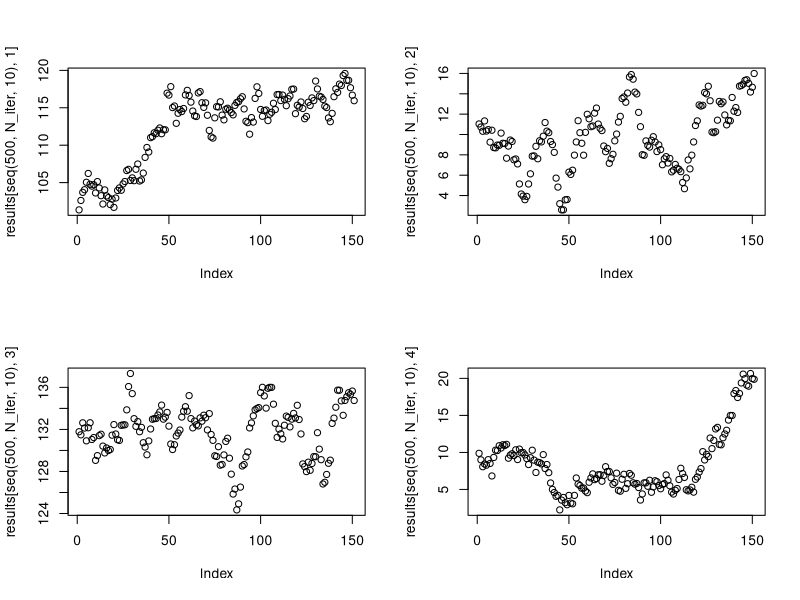
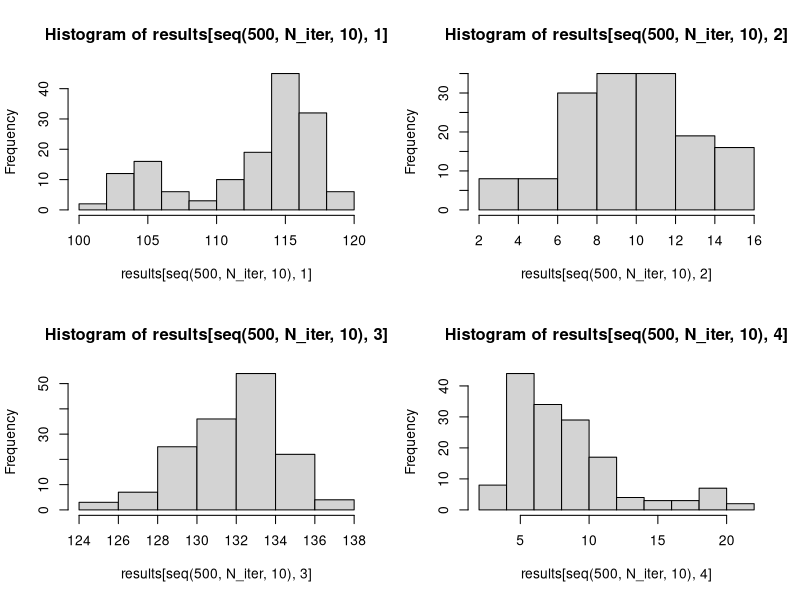
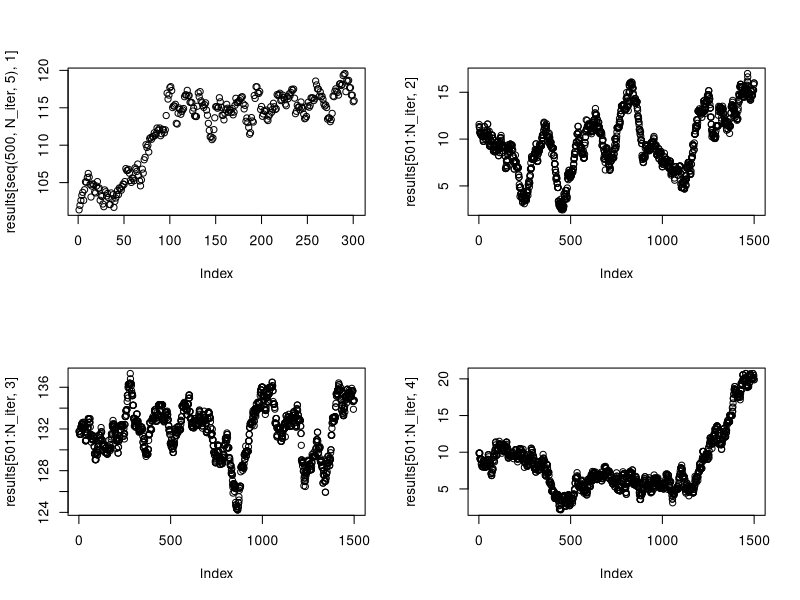
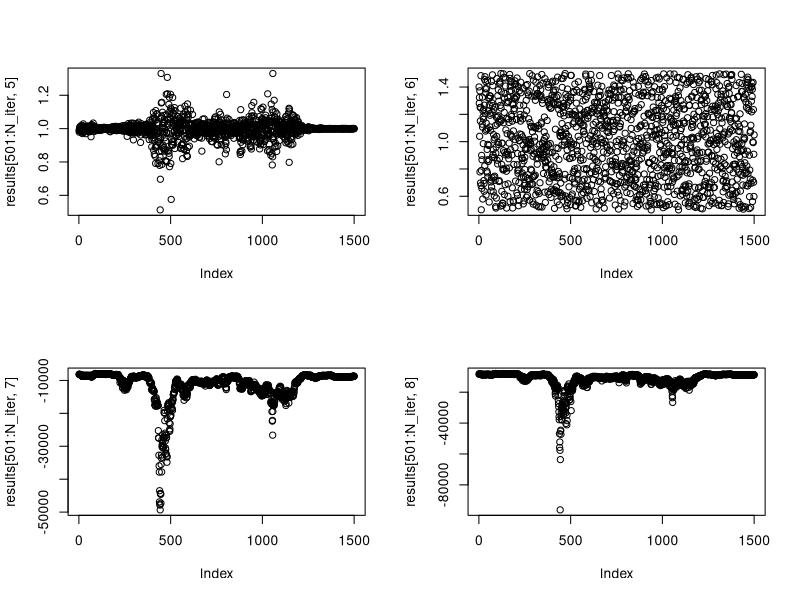

Write R code to recreate these figures, in order. (Note: this script raises an error after producing the figures.)
library(tidyverse)
library(ggplot2)

N_01   <- 1000
mu_01  <- 100
sig_01 <- 10

N_02   <- 1000
mu_02  <- 120
sig_02 <- 10

set.seed(123)
Pop_01 <- rnorm(N_01, mu_01, sig_01)
Pop_02 <- rnorm(N_02, mu_02, sig_02)

Dat_Sample <- Pop_01 %>%
   as_data_frame() %>%
   mutate("Group" = "01") %>%
   bind_rows(as_data_frame(Pop_02) %>% mutate("Group" = "02"))

# ggplot(Dat_Sample, aes(value, fill = Group)) +
#    geom_histogram(alpha = 0.5, position = "identity") +
#    # facet_wrap(~ Group, ncol = 1) +
#    theme_bw()

likelihood <- function(pars) {
   mu_01  <- pars[1]
   sig_01 <- pars[2]
   mu_02  <- pars[3]
   sig_02 <- pars[4]
   sum(
      log(dnorm(Pop_01, mu_01, sig_01)),
      log(dnorm(Pop_02, mu_02, sig_02))
   )
   # prod(
   #    dnorm(Pop_01, mu_01, sig_01),
   #    dnorm(Pop_02, mu_02, sig_02)
   # )
}


pars <- c(100, 10, 100, 20)
optim(par = optim(par = pars, fn = likelihood, control=list(fnscale = -1))$par,
      fn = likelihood, control=list(fnscale = -1))

prior <- function(pars) {
   mu_01  <- pars[1]
   sig_01 <- pars[2]
   mu_02  <- pars[3]
   sig_02 <- pars[4]
   sum(
      log(dunif(mu_01, -10000, 10000)),
      log(dunif(mu_02, -10000, 10000)),
      log(dunif(sig_01, -10000, 10000)),
      log(dunif(sig_02, -10000, 10000))
   )
   # sum(
   #    log(dnorm(mu_01, mean(Dat_Sample$value), 1000 * sd(Dat_Sample$value))),
   #    log(dnorm(mu_02, mean(Dat_Sample$value), 1000 * sd(Dat_Sample$value))),
   #    log(dexp(sig_01, rate = 0.1)),
   #    log(dexp(sig_02, rate = 0.1))
   # )
   # sum(
   #    log(dnorm(mu_01, mean(Dat_Sample$value), 1000 * sd(Dat_Sample$value))),
   #    log(dnorm(mu_02, mean(Dat_Sample$value), 1000 * sd(Dat_Sample$value))),
   #    log(dinvgamma(sig_01^2, 10)),
   #    log(dinvgamma(sig_02^2, 10))
   # )
   # prod(
   #    dnorm(mu_01, mean(Dat_Sample$value), 1000 * sd(Dat_Sample$value)),
   #    dnorm(mu_02, mean(Dat_Sample$value), 1000 * sd(Dat_Sample$value)),
   #    dexp(sig_01, rate = 0.1),
   #    dexp(sig_02, rate = 0.1)
   # )
   # dinvgamma(sig_01^2, 10, 1) *
      # dinvgamma(sig_02^2, 10, 1)
      # log(dunif(sig_01^2, -10000, 10000)),
      # log(dunif(sig_02^2, -10000, 10000)))
}

# posterior <- function(pars) {
#    likelihood(pars) * prior(pars)
# }

posterior <- function(pars) {
   likelihood(pars) + prior(pars)
}


N_iter <- 2000
pars <- c(mean(Pop_01), sd(Pop_01), mean(Pop_02), sd(Pop_02))
results <- matrix(0, nrow = N_iter, ncol = 8)
results[1, ] <- c(pars, 0, 0, 0, 0)

for (i in 2:N_iter) {
   for (j in 1:4) {
      candidate <- pars
      # candidate[c(1, 3)] <- candidate[c(1, 3)] + rnorm(2, sd = 0.01)
      # candidate[c(2, 4)] <- candidate[c(2, 4)] + rnorm(2, sd = 0.01)
      candidate[j] <- candidate[j] + rnorm(1, sd = 0.5)
      # ratio <- posterior(candidate) / posterior(pars)
      # if (ratio > 1) {
      #    pars <- candidate
      # }
      ratio <- posterior(pars) / posterior(candidate)
      t <- runif(1, 0.5, 1.5)
      if (t < ratio) { pars <- candidate }
   }
   results[i, ] <- c(pars, ratio, t, posterior(pars), posterior(candidate))
}

apply(results, 2, mean)
sum(results[, 5] > results[, 6])

par(mfrow = c(2, 2))
plot(results[seq(500, N_iter, 10), 1])
plot(results[seq(500, N_iter, 10), 2])
plot(results[seq(500, N_iter, 10), 3])
plot(results[seq(500, N_iter, 10), 4])

hist(results[seq(500, N_iter, 10), 1])
hist(results[seq(500, N_iter, 10), 2])
hist(results[seq(500, N_iter, 10), 3])
hist(results[seq(500, N_iter, 10), 4])


plot(results[seq(500, N_iter, 5), 1])
plot(results[501:N_iter, 2])
plot(results[501:N_iter, 3])
plot(results[501:N_iter, 4])
plot(results[501:N_iter, 5])
plot(results[501:N_iter, 6])
plot(results[501:N_iter, 7])
plot(results[501:N_iter, 8])

apply(results, 2, mean)


Res_MCMC <- results[501:N_iter, ]




plot(Res_MCMC[1:(i-1), 1])
plot(Res_MCMC[1:(i-1), 2])
plot(Res_MCMC[1:(i-1), 3])
plot(Res_MCMC[1:(i-1), 4])

plot(results[1:(i-1), 1])
plot(results[1:(i-1), 2])
plot(results[1:(i-1), 3])
plot(results[1:(i-1), 4])
